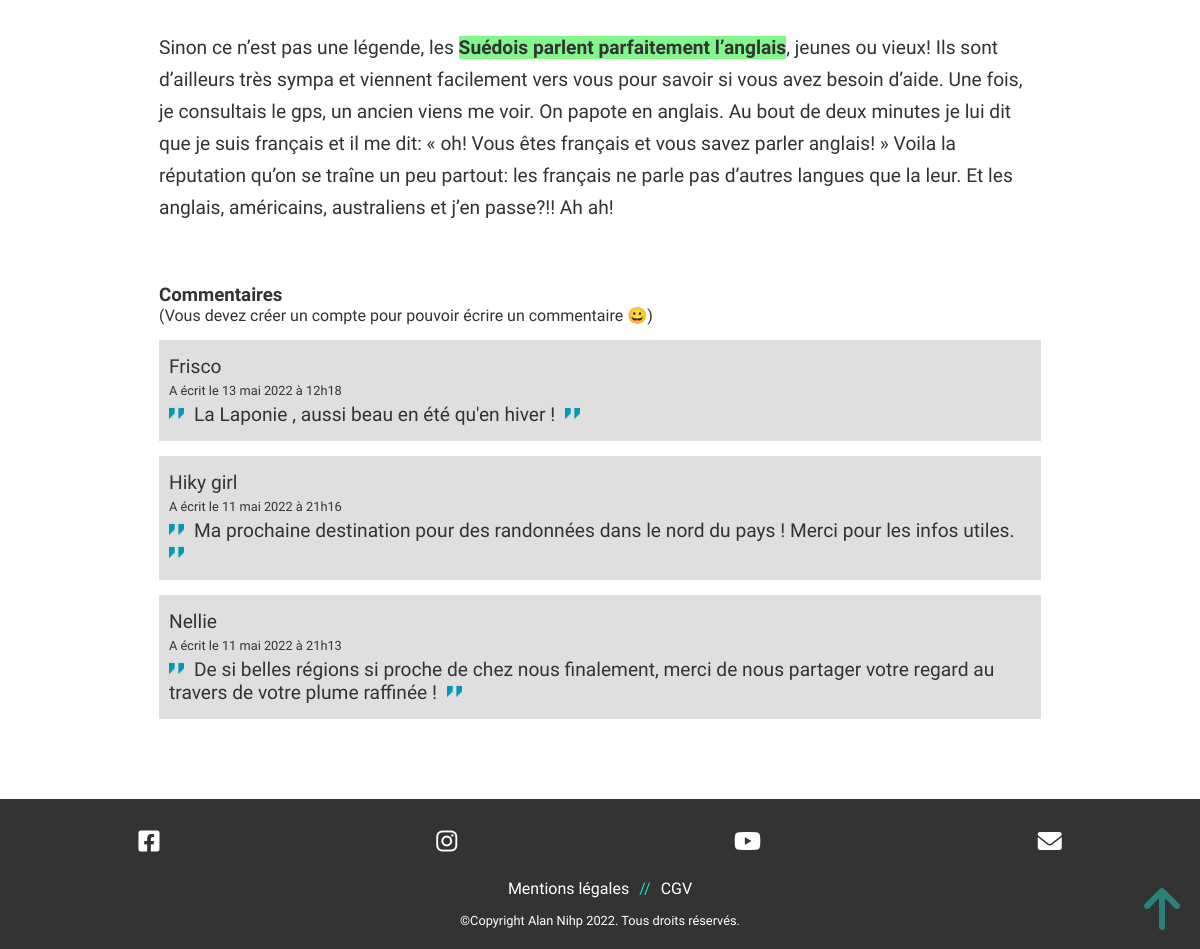
The app's page /index.php?action=oneArticle&id=26 (lower part), older data.
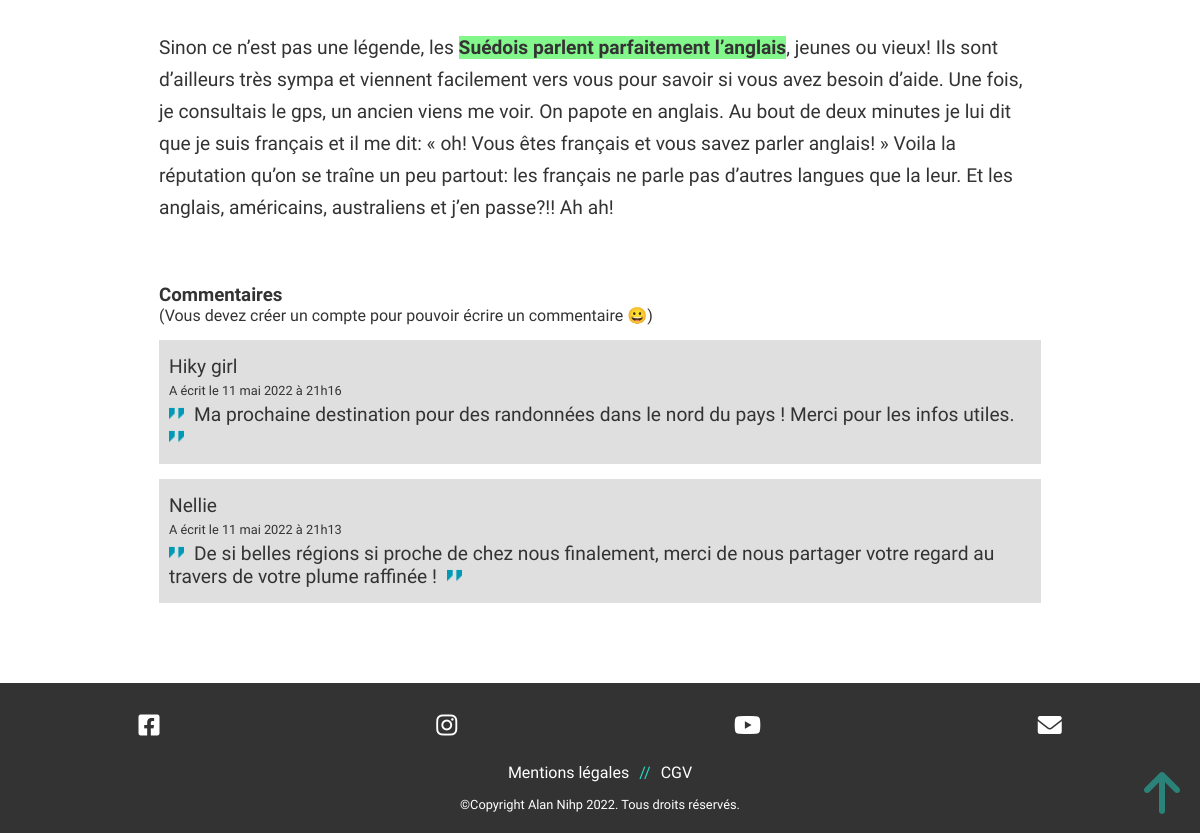
The same page, newer data.
### tables this page shows
CREATE TABLE IF NOT EXISTS `comments` (
  `id` int(11) unsigned NOT NULL AUTO_INCREMENT,
  `blogpost_id` int(11) unsigned NOT NULL,
  `user_id` int(11) unsigned NOT NULL,
  `content` text NOT NULL,
  `created_at` timestamp NOT NULL DEFAULT CURRENT_TIMESTAMP,
  PRIMARY KEY (`id`),
  KEY `FK_comments_blogposts` (`blogpost_id`),
  KEY `FK_comments_users` (`user_id`),
  CONSTRAINT `FK_comments_blogposts` FOREIGN KEY (`blogpost_id`) REFERENCES `blogposts` (`id`) ON DELETE CASCADE ON UPDATE CASCADE,
  CONSTRAINT `FK_comments_users` FOREIGN KEY (`user_id`) REFERENCES `users` (`id`) ON DELETE CASCADE ON UPDATE CASCADE
);

CREATE TABLE IF NOT EXISTS `users` (
  `id` int(11) unsigned NOT NULL AUTO_INCREMENT,
  `firstname` varchar(50) NOT NULL,
  `lastname` varchar(50) NOT NULL,
  `pseudo` varchar(50) NOT NULL,
  `mdp` varchar(255) NOT NULL,
  `confirm_mdp` varchar(255) NOT NULL,
  `email` varchar(50) NOT NULL,
  `created_at` timestamp NOT NULL DEFAULT CURRENT_TIMESTAMP,
  PRIMARY KEY (`id`),
  UNIQUE KEY `email` (`email`)
);

### app/Controllers/Controller.php (called while the page is built, shortened)
<?php
class Controller
{
    public function view($viewname, $datas = null)
    {
        include('app/Views/Front/' . $viewname . '.php');
    }
    }

### app/Controllers/FrontController.php (called while the page is built, shortened)
<?php
class FrontController extends Controller
{
    function oneArticle($id)
    {
        $article = new \Projet\Models\FrontModel();
        $oneArticle = $article->getArticle($id);
        $result = $oneArticle->fetch();
        $resPath = "/app/public/Administration/img/";
        $data=
        [
            "result" => $result,
            "resPath" => $resPath
        ];
        $result2 = $article->getComments($id);
        $comments = $result2->fetchAll();
        $datas = array_merge($data, $comments);
        return $this->view('blogArticle', $datas);
    }
}

### app/Models/FrontModel.php (called while the page is built, shortened)
<?php
class FrontModel extends Manager
{
    public function getArticle($id)
    {
        $db = $this->dbConnect();
        $req = $db->prepare('SELECT id, title, picture, content, category, alt,  DATE_FORMAT(created_at, "%d %M %Y") AS created_at FROM blogposts WHERE id = ?');
        $req->execute(array($id));
        return $req;
    }
    public function getComments($id)
    {
        $db = $this->dbConnect();
        $req = $db->prepare('SELECT pseudo, comments.content, DATE_FORMAT(comments.created_at, "%d %M %Y à %Hh%i") AS created_at  FROM comments INNER JOIN users ON comments.user_id=users.id WHERE blogpost_id=? ORDER BY created_at DESC');
        $req->execute(array($id));
        return $req;
    }
}

### app/views/Front/blogArticle.php (the view, shortened to what this page needs)
<?php include ('header.php'); ?>
<main class="forms" id="oneArticlePage">
    <article class="myArticle">
        <p class="articleContent"><?=$datas['result']['content'] ?></p>
    </article>
    <section class="comments">
        <h3>Commentaires</h3>
        <?php if(!isset($_SESSION['id'])){?>
           <p id="infoComm">(Vous devez créer un compte pour pouvoir écrire un commentaire 😀)</p>
        <?php }?>
        <?php foreach ($datas as $comment) {?>
        <?php if(isset($comment['pseudo'])){?>
            <div class="oneComment">
                <p id="comName"><?= $comment['pseudo']?></p>
                <p id="comDate">A écrit le <?= $comment['created_at']?></p>
                <p id="comCom"><img src="/app/public/Front/image/straight-quotes.png" alt="guillemets de citation"><span><?= $comment['content']?></span><img src="/app/public/Front/image/straight-quotes.png" alt="guillemets de citation"></p>
            </div>
        <?php }; }  ?>
    </section>
</main>
<?php include ('footer.php'); ?>

Row changes from the older to the newer data that the page shows:
removed comments: user.pseudo "Frisco", created_at "13 mai 2022 à 12h18", content "La Laponie , aussi beau en été qu'en hiver !"
